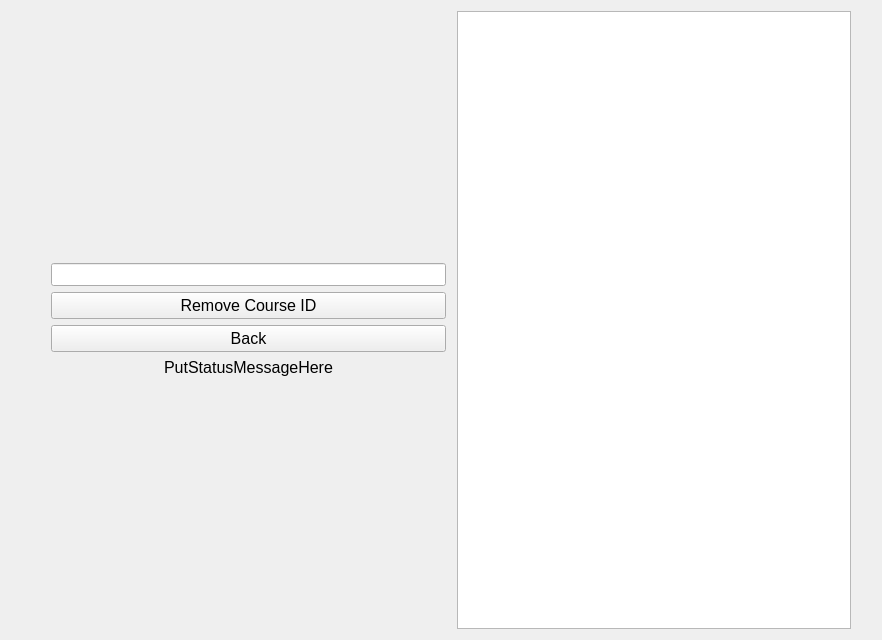
<?xml version="1.0" encoding="UTF-8"?>
<ui version="4.0">
 <class>UI_course_remove</class>
 <widget class="QWidget" name="UI_course_remove">
  <property name="geometry">
   <rect>
    <x>0</x>
    <y>0</y>
    <width>882</width>
    <height>640</height>
   </rect>
  </property>
  <property name="windowTitle">
   <string>UI_course_remove</string>
  </property>
  <layout class="QHBoxLayout" name="horizontalLayout">
   <item>
    <spacer name="hortSpacer_l1">
     <property name="orientation">
      <enum>Qt::Horizontal</enum>
     </property>
     <property name="sizeType">
      <enum>QSizePolicy::Maximum</enum>
     </property>
     <property name="sizeHint" stdset="0">
      <size>
       <width>40</width>
       <height>20</height>
      </size>
     </property>
    </spacer>
   </item>
   <item>
    <layout class="QVBoxLayout" name="CommandBox">
     <item>
      <spacer name="vertSpacer_u1">
       <property name="orientation">
        <enum>Qt::Vertical</enum>
       </property>
       <property name="sizeHint" stdset="0">
        <size>
         <width>20</width>
         <height>10</height>
        </size>
       </property>
      </spacer>
     </item>
     <item>
      <widget class="QLineEdit" name="le_courseID">
       <property name="font">
        <font>
         <pointsize>10</pointsize>
        </font>
       </property>
      </widget>
     </item>
     <item>
      <widget class="QPushButton" name="bt_remove">
       <property name="font">
        <font>
         <pointsize>12</pointsize>
        </font>
       </property>
       <property name="text">
        <string>Remove Course ID</string>
       </property>
      </widget>
     </item>
     <item>
      <widget class="QPushButton" name="bt_back">
       <property name="font">
        <font>
         <pointsize>12</pointsize>
        </font>
       </property>
       <property name="text">
        <string>Back</string>
       </property>
      </widget>
     </item>
     <item>
      <widget class="QLabel" name="lb_statusMessage">
       <property name="font">
        <font>
         <pointsize>12</pointsize>
        </font>
       </property>
       <property name="text">
        <string>PutStatusMessageHere</string>
       </property>
       <property name="alignment">
        <set>Qt::AlignCenter</set>
       </property>
      </widget>
     </item>
     <item>
      <spacer name="vertSpacer_l1">
       <property name="orientation">
        <enum>Qt::Vertical</enum>
       </property>
       <property name="sizeHint" stdset="0">
        <size>
         <width>20</width>
         <height>5</height>
        </size>
       </property>
      </spacer>
     </item>
    </layout>
   </item>
   <item>
    <spacer name="hortSpacer_m1">
     <property name="orientation">
      <enum>Qt::Horizontal</enum>
     </property>
     <property name="sizeType">
      <enum>QSizePolicy::Fixed</enum>
     </property>
     <property name="sizeHint" stdset="0">
      <size>
       <width>5</width>
       <height>20</height>
      </size>
     </property>
    </spacer>
   </item>
   <item>
    <widget class="QTableView" name="table_courseList">
     <property name="font">
      <font>
       <pointsize>12</pointsize>
      </font>
     </property>
     <attribute name="horizontalHeaderMinimumSectionSize">
      <number>50</number>
     </attribute>
     <attribute name="horizontalHeaderDefaultSectionSize">
      <number>150</number>
     </attribute>
     <attribute name="horizontalHeaderHighlightSections">
      <bool>true</bool>
     </attribute>
    </widget>
   </item>
   <item>
    <spacer name="hortspacer_r1">
     <property name="orientation">
      <enum>Qt::Horizontal</enum>
     </property>
     <property name="sizeType">
      <enum>QSizePolicy::Maximum</enum>
     </property>
     <property name="sizeHint" stdset="0">
      <size>
       <width>20</width>
       <height>20</height>
      </size>
     </property>
    </spacer>
   </item>
  </layout>
 </widget>
 <resources/>
 <connections/>
</ui>
